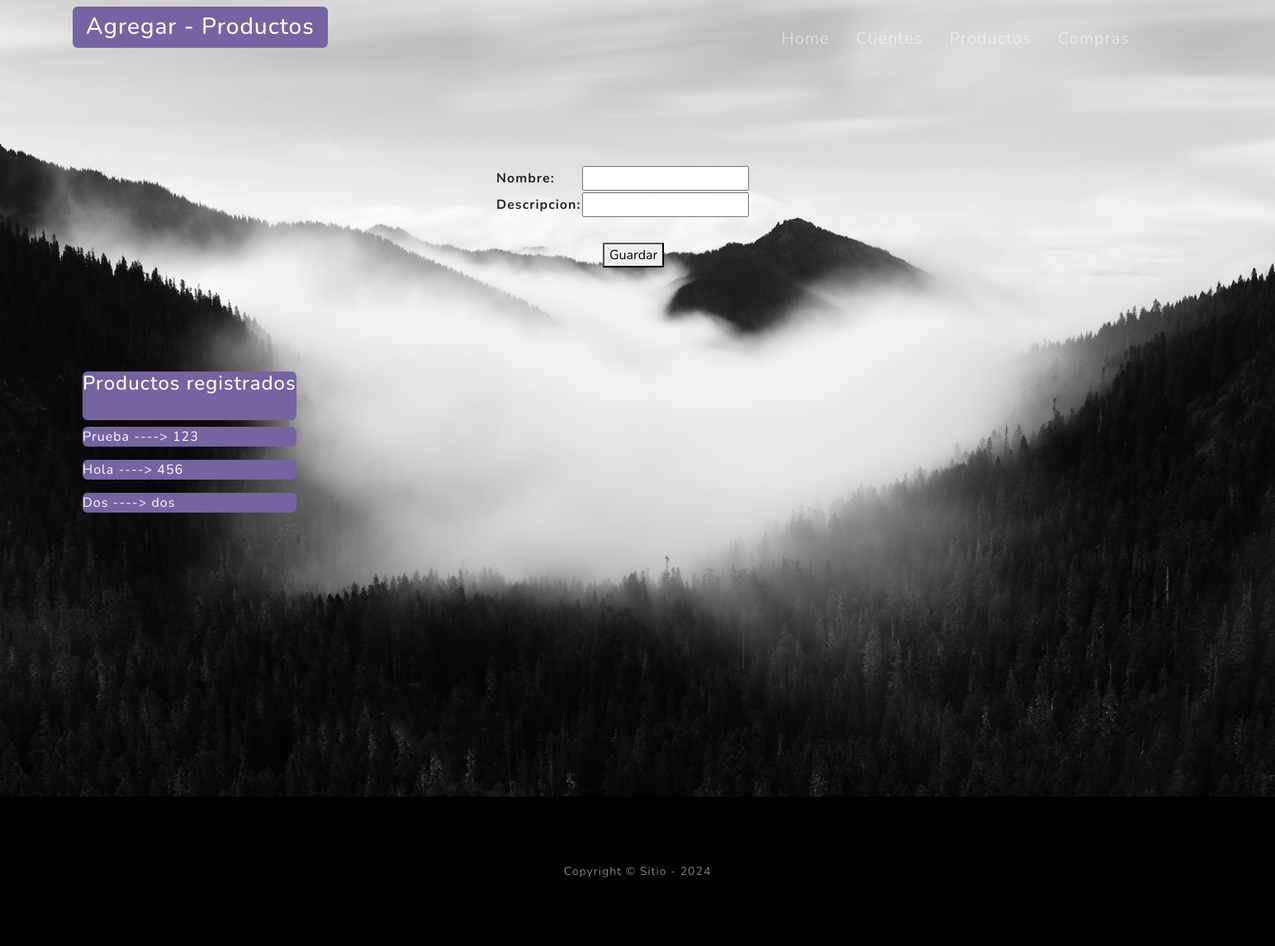
Page /producto/home/ on the earlier database version.
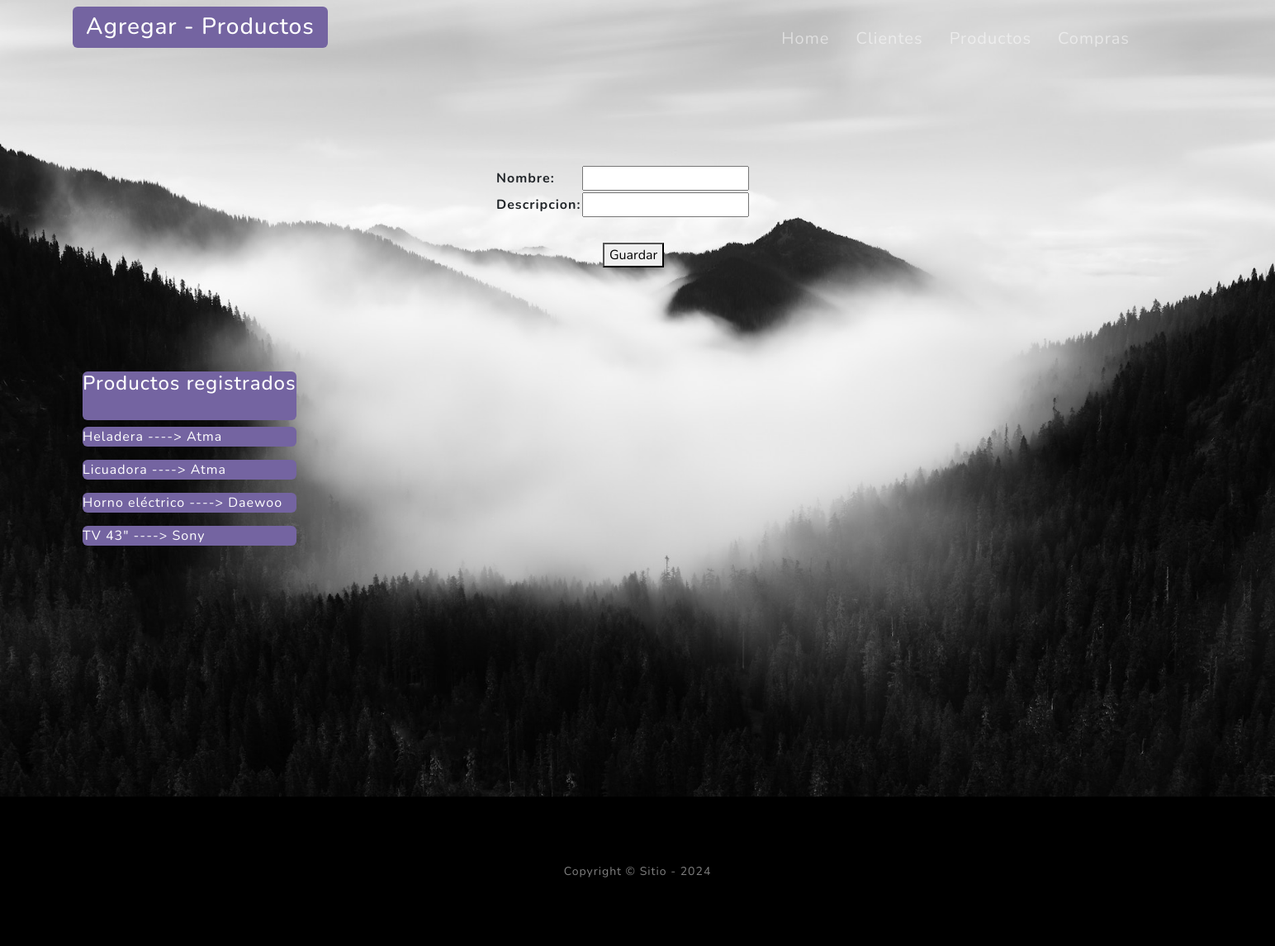
Same page on the later database version.
### producto/models.py (models this page shows, shortened)
class Producto(models.Model):
    nombre = models.CharField(max_length=50)
    descripcion = models.CharField(max_length=20)
    class Meta:
        verbose_name = "producto"
        verbose_name_plural = "productos"

### producto/views.py (the view)
# urls.py: path("home/", views.home, name="home"),
def home(request):
    if request.method == "POST":
        form = forms.ProductoCategoriaForms(request.POST)
        if form.is_valid():
            form.save()
            return redirect("producto:home")
    else:
        form = forms.ProductoCategoriaForms()
    consulta_productos = models.Producto.objects.all()
    return render(request,"producto/index.html", context={"form": form, "productos": consulta_productos})

### producto/forms.py
class ProductoCategoriaForms(forms.ModelForm):
    class Meta:
        model = models.Producto
        fields = "__all__"
        widgets = {
            "nombre": forms.TextInput(attrs={"class":"form-comtrol}"}),
            "descripcion": forms.TextInput(attrs={"class":"form-comtrol}"}),
        }

### producto/templates/producto/index.html (shortened to what this page needs)
{% extends 'core/base.html' %}
{%  block titulo %}
    {% include 'core/components/titles.html' with titulo="Agregar - Productos" %}
{% endblock titulo %}
{% block contenido %}
    <form style="position: absolute; padding: 200px 600px;" action="{% url 'producto:home' %}" method="POST">
        <table>
            {{form.as_table}}
        </table>
        <div style="padding: 30px 130px;">
            <button type="submit">Guardar</button>
        </div>
    </form>
    <div style="position: absolute; margin: 450px 100px;">
        <h4 style="padding-bottom: 30px; text-align: center;" class="text-white bg-secondary rounded"> Productos registrados </h4>
        {% for producto in productos %}
            <p class="text-white bg-secondary rounded">{{producto.nombre}} ----> {{producto.descripcion}}</p>
        {% endfor %}
    </div>
{% endblock contenido %}

Differences in the rows shown:
removed Producto: nombre "Prueba", descripcion "123"
removed Producto: nombre "Hola", descripcion "456"
removed Producto: nombre "Dos", descripcion "dos"
added Producto: nombre "Heladera", descripcion "Atma"
added Producto: nombre "Licuadora", descripcion "Atma"
added Producto: nombre "Horno eléctrico", descripcion "Daewoo"
added Producto: nombre "TV 43\"", descripcion "Sony"
